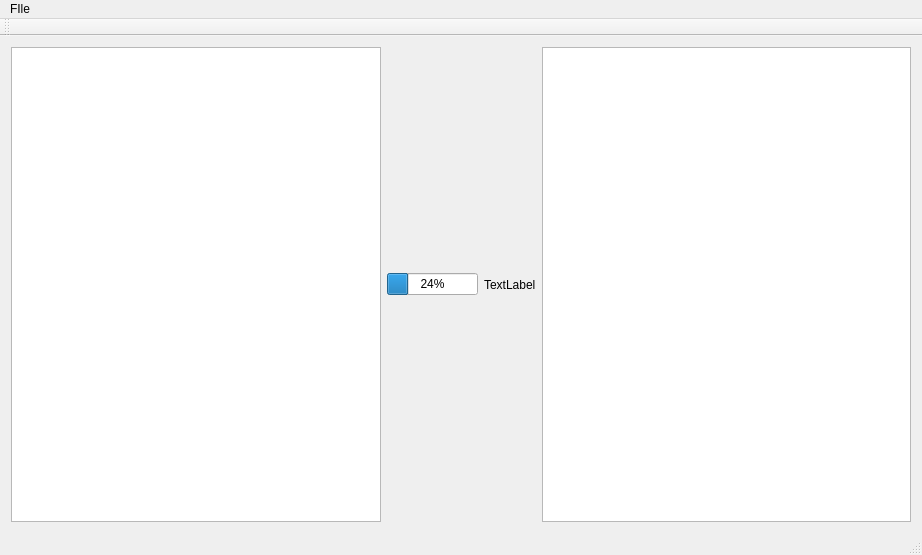
<?xml version="1.0" encoding="UTF-8"?>
<ui version="4.0">
 <class>MainWindow</class>
 <widget class="QMainWindow" name="MainWindow">
  <property name="geometry">
   <rect>
    <x>0</x>
    <y>0</y>
    <width>922</width>
    <height>555</height>
   </rect>
  </property>
  <property name="windowTitle">
   <string>Failamp</string>
  </property>
  <widget class="QWidget" name="centralWidget">
   <property name="sizePolicy">
    <sizepolicy hsizetype="Maximum" vsizetype="Maximum">
     <horstretch>0</horstretch>
     <verstretch>0</verstretch>
    </sizepolicy>
   </property>
   <layout class="QVBoxLayout" name="verticalLayout">
    <item>
     <layout class="QHBoxLayout" name="horizontalLayout">
      <item>
       <widget class="QListWidget" name="fileList"/>
      </item>
      <item>
       <widget class="QProgressBar" name="progressBar">
        <property name="sizePolicy">
         <sizepolicy hsizetype="Fixed" vsizetype="Fixed">
          <horstretch>0</horstretch>
          <verstretch>0</verstretch>
         </sizepolicy>
        </property>
        <property name="value">
         <number>24</number>
        </property>
       </widget>
      </item>
      <item>
       <widget class="QLabel" name="imageLabel">
        <property name="text">
         <string>TextLabel</string>
        </property>
       </widget>
      </item>
      <item>
       <widget class="QTableWidget" name="infoTable"/>
      </item>
     </layout>
    </item>
   </layout>
  </widget>
  <widget class="QMenuBar" name="menuBar">
   <property name="geometry">
    <rect>
     <x>0</x>
     <y>0</y>
     <width>922</width>
     <height>26</height>
    </rect>
   </property>
   <widget class="QMenu" name="menuFIle">
    <property name="title">
     <string>FIle</string>
    </property>
    <addaction name="open_file_action"/>
    <addaction name="add_file_action"/>
    <addaction name="separator"/>
   </widget>
   <addaction name="menuFIle"/>
  </widget>
  <widget class="QStatusBar" name="statusBar"/>
  <widget class="QToolBar" name="toolBar">
   <property name="windowTitle">
    <string>toolBar</string>
   </property>
   <property name="toolButtonStyle">
    <enum>Qt::ToolButtonTextUnderIcon</enum>
   </property>
   <attribute name="toolBarArea">
    <enum>TopToolBarArea</enum>
   </attribute>
   <attribute name="toolBarBreak">
    <bool>false</bool>
   </attribute>
  </widget>
  <action name="open_file_action">
   <property name="checkable">
    <bool>true</bool>
   </property>
   <property name="text">
    <string>Open file...</string>
   </property>
  </action>
  <action name="add_file_action">
   <property name="text">
    <string>Add file...</string>
   </property>
  </action>
 </widget>
 <layoutdefault spacing="6" margin="11"/>
 <resources/>
 <connections/>
</ui>
